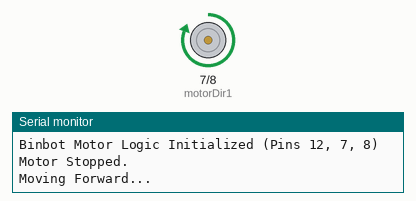
A sketch run on a simulated Arduino Uno, built with avr-gcc and run on an emulated ATmega328P. On the bench: motor-driver pin pairs drawn as motors (green arrow = first pin HIGH = forward, orange = second pin HIGH = backward, longer = more drive, scaled by the enable pin), the last lines printed to the serial monitor.

Above: at 1.0 s.
At 3.5 s:
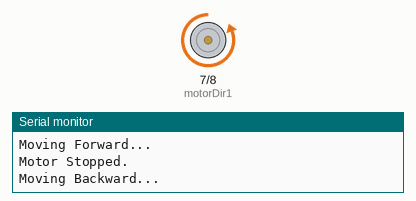
At 7.0 s:
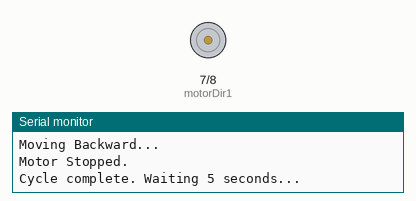
Timing chart, 0 to 12.4 s (numbered marks = the images above):
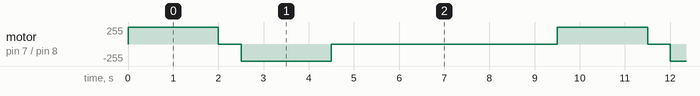

Measured:
- by itself, motor on pin 7 (motorDir1) / pin 8 (motorDir2): repeats every 9.5 s: stopped 0.50 s, backward 255/255 2.0 s, stopped 5.0 s, forward 255/255 2.0 s

The sketch:

test_motor.ino
```cpp
// Pin Definitions (Avoiding your occupied pins)
const int motorEnable = 12; // ENA
const int motorDir1 = 7;    // IN1
const int motorDir2 = 8;    // IN2

void setup() {
  pinMode(motorEnable, OUTPUT);
  pinMode(motorDir1, OUTPUT);
  pinMode(motorDir2, OUTPUT);

  Serial.begin(115200);
  Serial.println("Binbot Motor Logic Initialized (Pins 12, 7, 8)");

  stopMotor(); // Start in a safe state
}

void moveForward() {
  digitalWrite(motorDir1, HIGH);
  digitalWrite(motorDir2, LOW);
  digitalWrite(motorEnable, HIGH);
  Serial.println("Moving Forward...");
}

void moveBackward() {
  digitalWrite(motorDir1, LOW);
  digitalWrite(motorDir2, HIGH);
  digitalWrite(motorEnable, HIGH);
  Serial.println("Moving Backward...");
}

void stopMotor() {
  digitalWrite(motorEnable, LOW);
  digitalWrite(motorDir1, LOW);
  digitalWrite(motorDir2, LOW);
  Serial.println("Motor Stopped.");
}

void loop() {
  // Move Forward 2 Seconds
  moveForward();
  delay(2000);

  // Short Brake for safety
  stopMotor();
  delay(500);

  // Move Backward 2 Seconds
  moveBackward();
  delay(2000);

  // Stop and wait
  stopMotor();
  Serial.println("Cycle complete. Waiting 5 seconds...");
  delay(5000);
}
```
